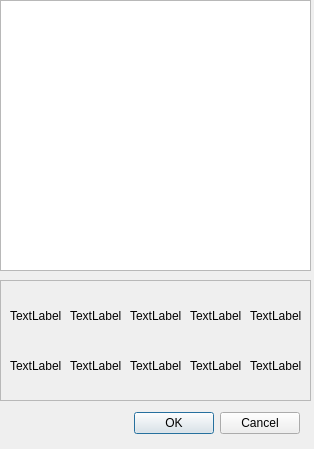
<?xml version="1.0" encoding="UTF-8"?>
<ui version="4.0">
 <class>SceltaPartito</class>
 <widget class="QDialog" name="SceltaPartito">
  <property name="geometry">
   <rect>
    <x>0</x>
    <y>0</y>
    <width>314</width>
    <height>449</height>
   </rect>
  </property>
  <property name="windowTitle">
   <string>Partiti</string>
  </property>
  <widget class="QTableView" name="tableViewPartiti">
   <property name="geometry">
    <rect>
     <x>0</x>
     <y>0</y>
     <width>311</width>
     <height>271</height>
    </rect>
   </property>
  </widget>
  <widget class="QFrame" name="frame">
   <property name="geometry">
    <rect>
     <x>0</x>
     <y>280</y>
     <width>311</width>
     <height>121</height>
    </rect>
   </property>
   <property name="frameShape">
    <enum>QFrame::StyledPanel</enum>
   </property>
   <property name="frameShadow">
    <enum>QFrame::Raised</enum>
   </property>
   <widget class="QLabel" name="label1">
    <property name="geometry">
     <rect>
      <x>10</x>
      <y>10</y>
      <width>51</width>
      <height>51</height>
     </rect>
    </property>
    <property name="text">
     <string>TextLabel</string>
    </property>
   </widget>
   <widget class="QLabel" name="label2">
    <property name="geometry">
     <rect>
      <x>70</x>
      <y>10</y>
      <width>51</width>
      <height>51</height>
     </rect>
    </property>
    <property name="text">
     <string>TextLabel</string>
    </property>
   </widget>
   <widget class="QLabel" name="label3">
    <property name="geometry">
     <rect>
      <x>130</x>
      <y>10</y>
      <width>51</width>
      <height>51</height>
     </rect>
    </property>
    <property name="text">
     <string>TextLabel</string>
    </property>
   </widget>
   <widget class="QLabel" name="label4">
    <property name="geometry">
     <rect>
      <x>190</x>
      <y>10</y>
      <width>51</width>
      <height>51</height>
     </rect>
    </property>
    <property name="text">
     <string>TextLabel</string>
    </property>
   </widget>
   <widget class="QLabel" name="label5">
    <property name="geometry">
     <rect>
      <x>250</x>
      <y>10</y>
      <width>51</width>
      <height>51</height>
     </rect>
    </property>
    <property name="text">
     <string>TextLabel</string>
    </property>
   </widget>
   <widget class="QLabel" name="label8">
    <property name="geometry">
     <rect>
      <x>130</x>
      <y>60</y>
      <width>51</width>
      <height>51</height>
     </rect>
    </property>
    <property name="text">
     <string>TextLabel</string>
    </property>
   </widget>
   <widget class="QLabel" name="label10">
    <property name="geometry">
     <rect>
      <x>250</x>
      <y>60</y>
      <width>51</width>
      <height>51</height>
     </rect>
    </property>
    <property name="text">
     <string>TextLabel</string>
    </property>
   </widget>
   <widget class="QLabel" name="label9">
    <property name="geometry">
     <rect>
      <x>190</x>
      <y>60</y>
      <width>51</width>
      <height>51</height>
     </rect>
    </property>
    <property name="text">
     <string>TextLabel</string>
    </property>
   </widget>
   <widget class="QLabel" name="label7">
    <property name="geometry">
     <rect>
      <x>70</x>
      <y>60</y>
      <width>51</width>
      <height>51</height>
     </rect>
    </property>
    <property name="text">
     <string>TextLabel</string>
    </property>
   </widget>
   <widget class="QLabel" name="label6">
    <property name="geometry">
     <rect>
      <x>10</x>
      <y>60</y>
      <width>51</width>
      <height>51</height>
     </rect>
    </property>
    <property name="text">
     <string>TextLabel</string>
    </property>
   </widget>
  </widget>
  <widget class="QDialogButtonBox" name="buttonBox">
   <property name="geometry">
    <rect>
     <x>130</x>
     <y>410</y>
     <width>170</width>
     <height>26</height>
    </rect>
   </property>
   <property name="standardButtons">
    <set>QDialogButtonBox::Cancel|QDialogButtonBox::Ok</set>
   </property>
  </widget>
 </widget>
 <resources/>
 <connections/>
</ui>
